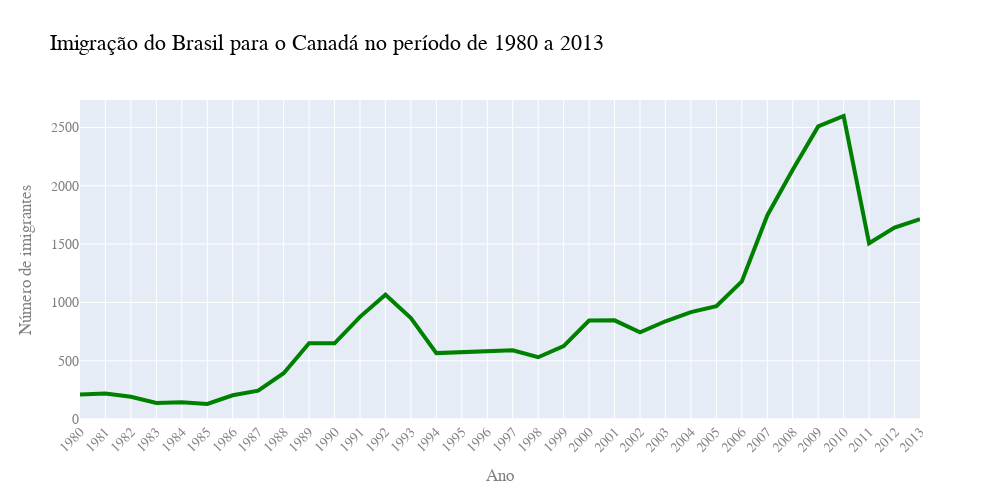

Notebook code cell kept with this figure:
### Code cell
fig = px.line(dados_brasil, x = 'ano', y = 'imigrantes',
             title = 'Imigração do Brasil para o Canadá no período de 1980 a 2013')

fig.update_traces(line_color = 'green', line_width = 4)

fig.update_layout(width = 1000, height = 500,
                 xaxis = {'tickangle' : -45},
                 font_family = 'Arial',
                 font_size = 14,
                 font_color = 'grey',
                 title_font_color = 'black',
                 title_font_size = 22,
                 xaxis_title = 'Ano',
                 yaxis_title = 'Número de imigrantes',)

fig.show()

### Figure 1 — Plotly figure (JSON) as saved in the notebook; plotly's stock layout.template omitted (floating-point values rounded to 4 significant figures)
{"data": [{"hovertemplate": "ano=%{x}<br>imigrantes=%{y}<extra></extra>", "legendgroup": "", "line": {"color": "green", "dash": "solid", "width": 4}, "marker": {"symbol": "circle"}, "mode": "lines", "name": "", "orientation": "v", "showlegend": false, "type": "scatter", "x": ["1980", "1981", "1982", "1983", "1984", "1985", "1986", "1987", "1988", "1989", "1990", "1991", "1992", "1993", "1994", "1995", "1996", "1997", "1998", "1999", "2000", "2001", "2002", "2003", "2004", "2005", "2006", "2007", "2008", "2009", "2010", "2011", "2012", "2013"], "xaxis": "x", "y": [211, 220, 192, 139, 145, 130, 205, 244, 394, 650, 650, 877, 1066, 866, 566, 572, 586, 591, 531, 626, 845, 847, 745, 839, 917, 969, 1181, 1746, 2138, 2509, 2598, 1508, 1642, 1714], "yaxis": "y"}], "layout": {"font": {"color": "grey", "family": "Arial", "size": 14}, "height": 500, "legend": {"tracegroupgap": 0}, "title": {"font": {"color": "black", "size": 22}, "text": "Imigração do Brasil para o Canadá no período de 1980 a 2013"}, "width": 1000, "xaxis": {"anchor": "y", "domain": [0, 1], "tickangle": -45, "title": {"text": "Ano"}}, "yaxis": {"anchor": "x", "domain": [0, 1], "title": {"text": "Número de imigrantes"}}}}
